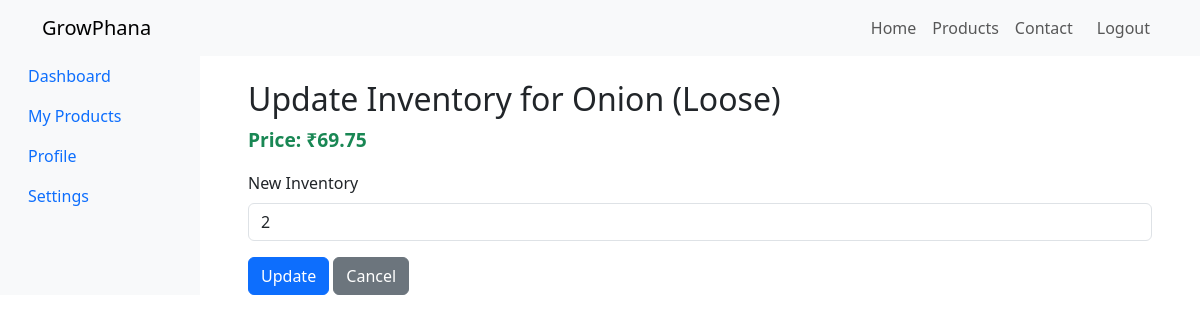
/update-inventory/9578/, run on an earlier commit of the app's database.
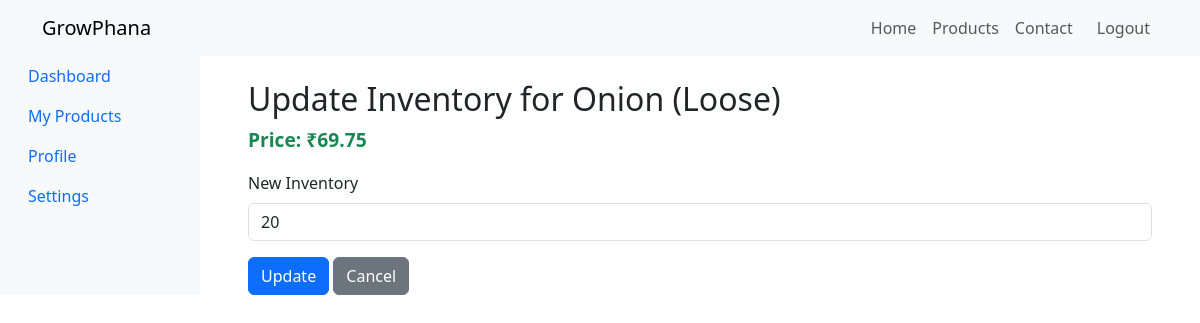
And on a later commit of the database.
### store/models.py (models this page shows, shortened)
class Product(models.Model):
    vendor = models.ForeignKey(Vendor, on_delete=models.CASCADE, related_name="products" , null=True , blank=True)
    inventory = models.PositiveIntegerField(null=True)
    name = models.CharField(max_length=200)
    price = models.DecimalField(max_digits=7 , decimal_places=2)
    discounted_price = models.DecimalField(max_digits=7 , decimal_places=2 , null=True , blank=True)
    digital = models.BooleanField(default=False , null=True , blank=True)
    image = models.ImageField(null=True , blank=True)
    Brand = models.CharField(max_length=200 , null=True , blank=True)
    catgory = models.CharField(max_length=200 , null=True , blank=True)
    sub_catgory = models.CharField(max_length=200 , null=True , blank=True)
    description = models.CharField(max_length=10000 , null=True , blank=True)

### vendor/views.py (the view)
# urls.py: path('update-inventory/<int:product_id>/', views.update_inventory, name="update_inventory"),
def update_inventory(request, product_id):
    product = get_object_or_404(Product, id=product_id)
    if request.method == 'POST':
        new_inventory = request.POST.get('inventory')
        if new_inventory.isdigit():
            product.inventory = int(new_inventory)
            product.save()
            return redirect('product_management')
    return render(request, "vendor/update_inventory.html", {'product': product})

### vendor/templates/vendor/update_inventory.html (shortened to what this page needs)
{% extends 'vendorLayout/app.html' %}
{% load static %}
{% block content %}
<div class="container">
    <h2>Update Inventory for {{ product.name }}</h2>
    <p class="text-success" style="font-size:1.2rem; font-weight:600;">Price: ₹{{ product.price|floatformat:2 }}</p>
    <form method="POST">
        <div class="mb-3">
            <label for="inventory" class="form-label">New Inventory</label>
            <input type="number" class="form-control" id="inventory" name="inventory" value="{{ product.inventory }}" required>
        </div>
        <button type="submit" class="btn btn-primary">Update</button>
        <a href="{% url 'product_management' %}" class="btn btn-secondary">Cancel</a>
    </form>
</div>
{% endblock %}

### vendor/templates/vendorLayout/app.html (shortened to what this page needs)
<!DOCTYPE html>
<html lang="en">
<head>
    <link href="https://cdn.jsdelivr.net/npm/bootstrap@5.3.3/dist/css/bootstrap.min.css" rel="stylesheet">
</head>
<body>
    <nav class="navbar navbar-expand-lg navbar-light bg-light">
        <div class="container">
            <a class="navbar-brand" href="#">GrowPhana</a>
            <div class="collapse navbar-collapse" id="navbarNav">
                <ul class="navbar-nav ms-auto">
                    <li class="nav-item">
                        <a class="nav-link" href="#">Home</a>
                    </li>
                    <li class="nav-item">
                        <a class="nav-link" href="#">Products</a>
                    </li>
                    <li class="nav-item">
                        <a class="nav-link" href="#">Contact</a>
                    </li>
                    <li class="nav-item">
                        <a class="nav-link btn btn-outline-danger ms-2" href="{% url 'logout_vendor' %}">Logout</a>
                    </li>
                </ul>
            </div>
        </div>
    </nav>
    <div class="container-fluid">
        <div class="row">
            <nav id="sidebar" class="col-md-3 col-lg-2 d-md-block bg-light sidebar collapse">
                <div class="position-sticky">
                    <ul class="nav flex-column">
                        <li class="nav-item">
                            <a class="nav-link active" id="dashboard-link" href="{% url 'product_management' %}">
                                 Dashboard
                            </a>
                        </li>
                        <li class="nav-item">
                            <a class="nav-link" id="products-link" href="{% url 'add_product' %}">
                                 My Products
                            </a>
                        </li>
                        <li class="nav-item">
                            <a class="nav-link" id="profile-link" href="#">
                                 Profile
                            </a>
                        </li>
                        <li class="nav-item">
                            <a class="nav-link" id="settings-link" href="#">
                                 Settings
                            </a>
                        </li>
                    </ul>
                </div>
            </nav>
            <main class="col-md-9 ms-sm-auto col-lg-10 px-md-4">
                <div class="container mt-4">
                    {% block content %}
                    {% endblock %}
                </div>
            </main>
        </div>
    </div>
</body>
</html>

What changed in the data, as far as the page shows it:
changed Product "Onion (Loose)": inventory "2" → "20"
